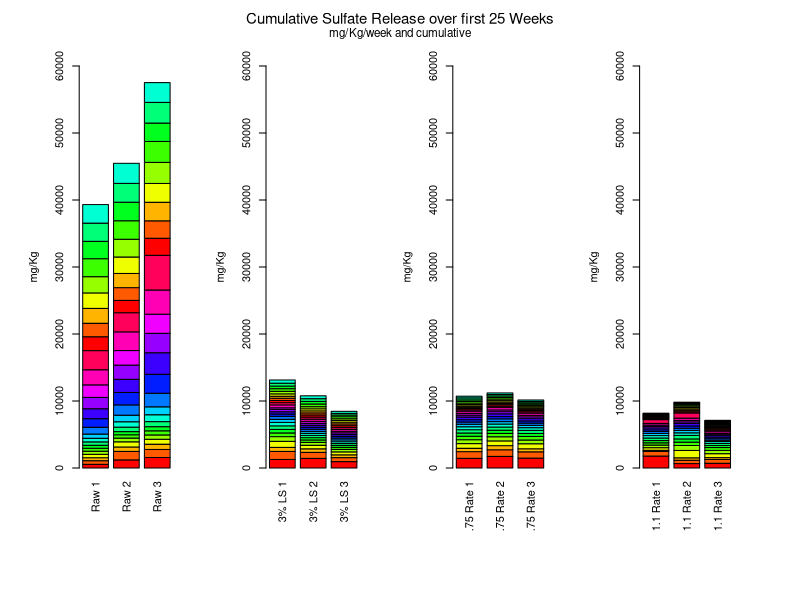

Reproduce this figure in R.
#this computer code reads sulfate release data as mg/Kg/wk
#and produces a barplot.

DT=read.csv("2_SO4_mg.csv",header=T,sep=",",stringsAsFactors=FALSE)

par(pch=30, col="black") # plotting symbol and color 
par(mfrow=c(1,4)) # all plots on one page 
par(oma=c(4,2,2,2))
#Assign empty space around the graphs
par(mar=c(5,3,2,2)+1.0)

myPlot <- function(c1,c2,ylabupper, names ){
barplot(as.matrix(DT[c(c1:c2)]),
        col=rainbow(17),
        xlab="",
        names.arg=names,
        ylab="mg/Kg",
        ylim=c(0,ylabupper),
        las=3 # use to make the xaxis labels vertical
)

}

myPlot(2,4,60000, names=c("Raw 1","Raw 2","Raw 3"))
myPlot(5,7,60000,names=c("3% LS 1","3% LS 2","3% LS 3"))
myPlot(8,10,60000,names=c(".75 Rate 1",".75 Rate 2",".75 Rate 3"))
myPlot(11,13,60000,names=c("1.1 Rate 1","1.1 Rate 2","1.1 Rate 3"))
mtext("Cumulative Sulfate Release over first 25 Weeks", outer = TRUE, cex = 0.9)
mtext("mg/Kg/week and cumulative", outer = TRUE, cex = 0.7, line=-1)

